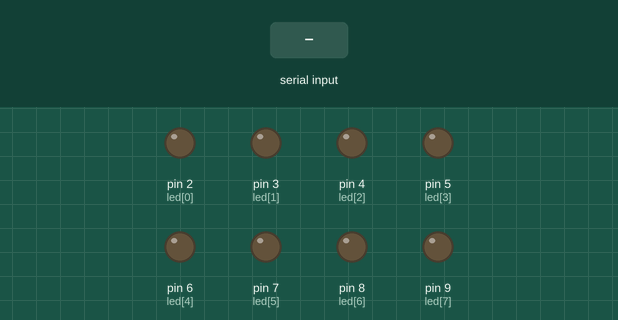
Bench run of a sketch on a simulated Arduino Uno, built with avr-gcc and run on an emulated ATmega328P. Parts: output pins drawn as LEDs (lit = HIGH). The inputs (shaded band) are chosen by the test bench. What the sketch prints to the serial monitor is not drawn.

Above: at 1.2 s.
1.3 s: "A" received over Serial
At 1.9 s:
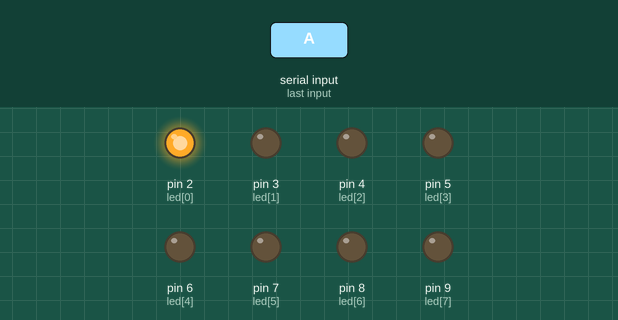
2.8 s: byte 70 ('F') received over Serial
At 3.7 s:
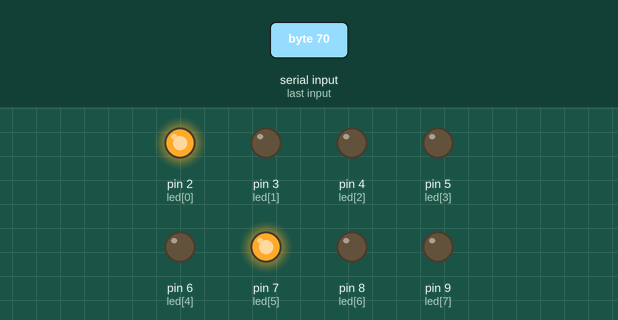
4.3 s: byte 71 ('G') received over Serial
At 4.9 s:
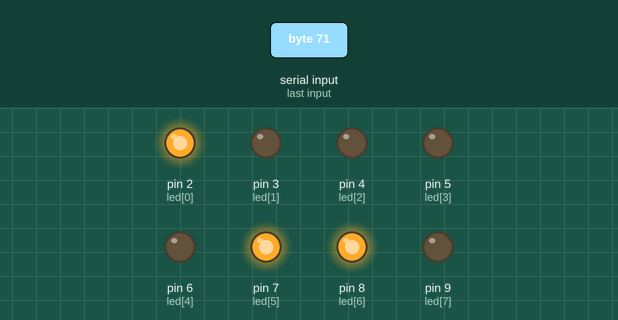
5.8 s: byte 102 ('f') received over Serial
At 7.0 s:
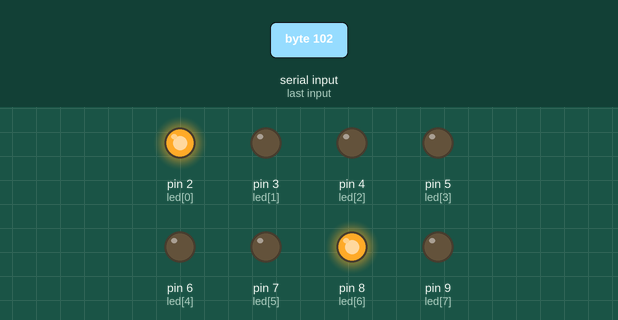
7.3 s: byte 72 ('H') received over Serial
At 8.4 s:
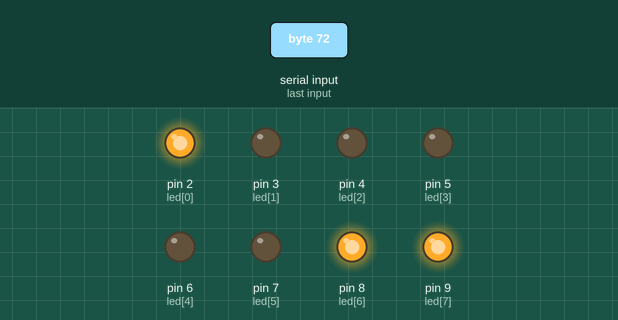
8.8 s: byte 103 ('g') received over Serial
At 9.5 s:
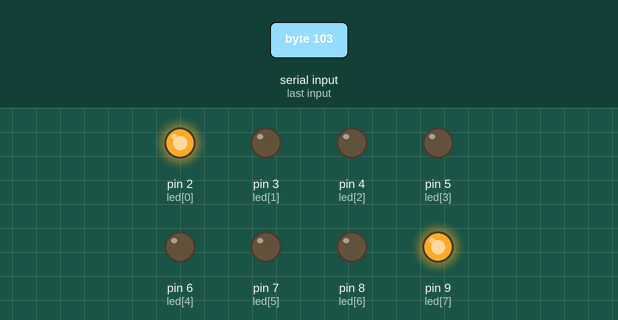
Timing chart, 0 to 11.3 s (numbered marks = the images above; inputs shaded):
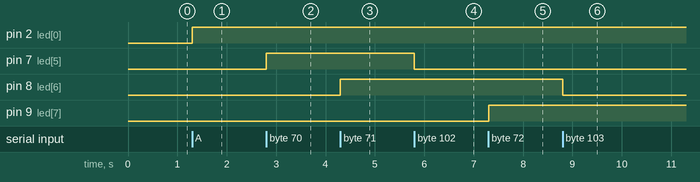

The sketch:

no_2.ino
```cpp
int led[8]={2,3,4,5,6,7,8,9};
void setup() {
 Serial.begin(9600);
 for(int i=0; i<8; i++)
 {
 pinMode(led[i],OUTPUT);
 digitalWrite(led[i],LOW);
 }
}
void loop() {

 if(Serial.available())
 {
 char temp = (char)Serial.read();
 if(temp=='A')
 {
 digitalWrite(led[0],HIGH);
 Serial.print("LED 1 ACTIVE!");
 }
 if(temp=='a')
 {
 digitalWrite(led[0],LOW);
  Serial.print("LED 1 LOW!");
 }
 if(temp=='B')
 {
 digitalWrite(led[1],HIGH);
 }
 if(temp=='b')
 {
 digitalWrite(led[1],LOW);
 }
 if(temp=='C')
 {
 digitalWrite(led[2],HIGH);
 }
 if(temp=='c')
 {
 digitalWrite(led[2],LOW);
 }
 if(temp=='D')
 {
 digitalWrite(led[3],HIGH);
 }
 if(temp=='d')

{
 digitalWrite(led[3],LOW);

}
 if(temp=='E')

{
 digitalWrite(led[4],HIGH);

}
 if(temp=='e')

{
 digitalWrite(led[4],LOW);

}
 if(temp=='F')

{
 digitalWrite(led[5],HIGH);

}
 if(temp=='f')

{
 digitalWrite(led[5],LOW);

}
 if(temp=='G')

{
 digitalWrite(led[6],HIGH);

}
 if(temp=='g')

{
 digitalWrite(led[6],LOW);

}
 if(temp=='H')

{
 digitalWrite(led[7],HIGH);

}
 if(temp=='h')

{
 digitalWrite(led[7],LOW);

}
 if(temp=='#')

{
 for(int i=0; i<8; i++)

{
 digitalWrite(led[i],LOW);

}

}
 Serial.print(temp);
 Serial.flush();

}
}
```

Measured:
- after the input at 1.3 s, pin 2 (led[0]): LOW → HIGH at once
- after the input at 2.8 s, pin 7 (led[5]): LOW → HIGH at once
- after the input at 4.3 s, pin 8 (led[6]): LOW → HIGH at once
- after the input at 5.8 s, pin 7 (led[5]): HIGH → LOW at once
- after the input at 7.3 s, pin 9 (led[7]): LOW → HIGH at once
- after the input at 8.8 s, pin 8 (led[6]): HIGH → LOW at once
